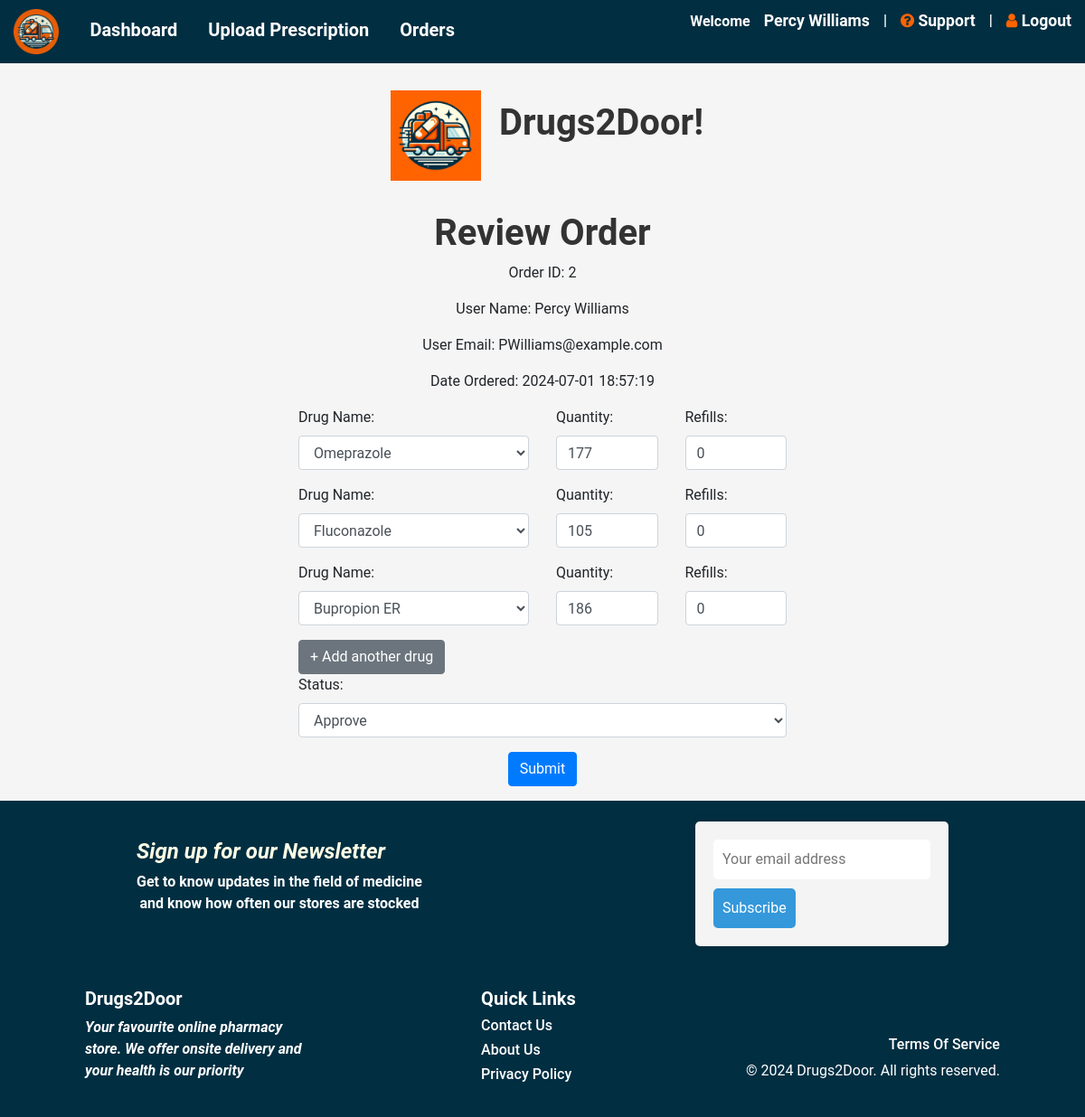
The page /review_order/2 (signed in) on the database its author committed.
### models.py (models this page shows, shortened)
class User(db.Model):
  __tablename__ = 'users'
  id = db.Column(db.Integer, primary_key=True)
  name = db.Column(db.String(100), nullable=False)
  email = db.Column(db.String(120), unique=True, nullable=False)
  password = db.Column(db.String(128), nullable=False)
  address = db.Column(db.String(255), nullable=True)
  phone = db.Column(db.String(20))
  phn = db.Column(db.String(120), unique=True, nullable=False)
  role_id = db.Column(db.Integer, db.ForeignKey('roles.id'))
  @property
  def is_authenticated(self):
    return bool(self.password)
  orders = relationship('Order', backref='user')

class Order(db.Model):
  id = db.Column(Integer, primary_key=True)
  user_id = db.Column(db.Integer, ForeignKey('users.id'))
  items = relationship('DrugOrder', back_populates='order')

class DrugOrder(db.Model):
  id = db.Column(Integer, primary_key=True)
  order_id = db.Column(Integer, ForeignKey('order.id'), nullable=False)
  drug_id = db.Column(Integer, ForeignKey('drug.id'))
  quantity = db.Column(Integer)
  date_ordered = db.Column(DateTime, nullable=False)
  date_delivered = db.Column(DateTime)
  prescription_approved = db.Column(Boolean)  # NULL: not approved yet, True: approved, False: denied
  refills = db.Column(db.Integer, default=0)
  denyreason = db.Column(db.String(255), nullable=True)
  drug = relationship('Drug', back_populates='items')
  order = relationship('Order', back_populates='items')
  image_file = db.Column(db.String(120), nullable=True)
  paid = db.Column(Boolean, default=False, nullable=False)

### app.py (the view, shortened to what this page needs)
@app.route('/review_order/<int:order_id>', methods=['GET', 'POST'])
@login_required
def review_order(order_id):
    order = db.session.get(Order, order_id)
    drug_order = DrugOrder.query.filter_by(order_id=order.id).first()
    if order is None:
        flash('Order not found', 'error')
        return redirect(url_for('pharmacistdash'))
    drug_orders = order.items
    drugs = Drug.query.all()
    return render_template('review_order.html', order=order, drug_orders=drug_orders, drugs=drugs, drug_order=drug_order)

### app.py (called while the page is built)
@login_manager.user_loader
def load_user(user_id):
    return User.query.get(int(user_id))

### templates/review_order.html (shortened to what this page needs)
{% extends "base.html" %}
{% block content %}
  <h1 class="text-center">Review Order</h1>
  <div class="container">
    <div class="row justify-content-center">
      <div class="col-md-6">
        <form method="POST" id="OrderForm" action="{{ url_for('review_order', order_id=order.id) }}">
            <p class="text-center">Order ID: {{ order.id }}</p>
            <p class="text-center">User Name: {{ order.user.name }}</p>
            <p class="text-center">User Email: {{ order.user.email }}</p>
          {% if order.items %}
  <p class="text-center">Date Ordered: {{ order.items[0].date_ordered.strftime('%Y-%m-%d %H:%M:%S') }}</p>
{% else %}
  <p class="text-center">No items in this order.</p>
{% endif %}
          <div id="drugsContainer">
            {% for drug_order in drug_orders %}
              {% if drug_order is not none %}
                <div class="drug-group row">
                  <div class="form-group col-md-6">
                    <label for="drug_name">Drug Name:</label>
                    <select name="drug_orders-{{ drug_order.id }}-name" class="form-control">
                      {% for drug in drugs|sort(attribute='name') %}
                        <option value="{{ drug.name }}" {% if drug.name == drug_order.drug.name %} selected {% endif %}>
                          {{ drug.name }}
                        </option>
                      {% endfor %}
                    </select>
                  </div>
                  <div class="form-group col-md-3">
                    <label for="quantity">Quantity:</label>
                    <input type="number" name="drug_orders-{{ drug_order.id }}-quantity" value="{{ drug_order.quantity }}" min="0" class="form-control">
                  </div>
                  <div class="form-group col-md-3">
                    <label for="refills">Refills:</label>
                    <input type="number" name="drug_orders-{{ drug_order.id }}-refills" value="{{ drug_order.refills }}" min="0" class="form-control" required>
                  </div>
                </div>
              {% endif %}
            {% endfor %}
          </div>
          <button type="button" id="addDrugButton" class="btn btn-secondary">+ Add another drug</button>
          <div class="form-group">
            <label for="status">Status:</label>
            <select id="status" name="status" class="form-control" required>
              <option value="approved">Approve</option>
            </select>
          </div>
          <div class="form-group text-center">
          <button type="submit" class="btn btn-primary">Submit</button>
        </form>
      </div>
    </div>
  </div>
{% endblock %}

### templates/base.html (shortened to what this page needs)
<!doctype html>
<html lang="en">
<head>
    <link rel="stylesheet" href="https://stackpath.bootstrapcdn.com/bootstrap/4.3.1/css/bootstrap.min.css">
    <link rel="stylesheet" href="{{ url_for('static', filename='css/styles.css') }}">
    <link rel="stylesheet" href="https://stackpath.bootstrapcdn.com/bootstrap/4.3.1/css/bootstrap.min.css">
    <link rel="stylesheet" href="{{ url_for('static', filename='css/home.css') }}">
    <link rel="stylesheet" href="https://cdnjs.cloudflare.com/ajax/libs/font-awesome/4.7.0/css/font-awesome.min.css">
</head>
<body>
    <nav>
        <a href="{{ url_for('home') }}">
            <img src="{{ url_for('static', filename='images/logo2.png') }}" alt="Homepage Logo" class="img-fluid" style="max-width: 50px;">
        </a>
        {% if current_user.is_authenticated %}
        {% if current_user.role_id == 2 %}
        <a href="{{ url_for('dashboard') }}" class="h5">Dashboard</a>
        <a href="{{ url_for('upload') }}" class="h5">Upload Prescription</a>
        <a href="{{ url_for('orders') }}" class="h5">Orders</a>
            <div class="right-align d-flex align-items-center my-auto">
                <span>Welcome<a href="{{ url_for('userdetails') }}">{{ current_user.name }}</a></span> |
                <a href="{{ url_for('support') }}"><i class="fa fa-question-circle"></i> Support</a> |
                <a href="{{ url_for('logout') }}"> <i class="fa fa-user"></i> Logout</a>
                {% endif %}
            </div>
        {% endif %}
    </nav>
    {% if request.endpoint == 'home' %}
    <style>
        nav {
        background-color: #012E41;
        font-weight: bold;
    }
    </style>
        <div class="wrapper">
            <div class="header">
                <a href="{{ url_for('home') }}"><img src="{{ url_for('static', filename='images/logo.png') }}" alt="Drugs2Door Logo" class="logo"></a>
                <h1>Drugs2Door!</h1>
            </div>
            <div class="first-wrapper">
                <h1> Your Dose Delivered, Stat!</h1>
            </div>
            <div class="second-wrapper">
                <a href="{{ url_for('home') }}"><img src="{{ url_for('static', filename='images/main-1.svg') }}" alt="pharmacist handing over paperwork" class="vector"></a>
                <div>
                    <h4>Get your drugs at your doorstep</h4>
                    <ul>
                        <li>Get straight delivery to the doorstep</li>
                        <li>We deliver within 24hrs of request</li>
                        <li>We gurantee speedily response</li>
                    </ul>
                    <a href="{{ url_for('upload') if current_user.is_authenticated else url_for('login') }}">
                        <button class="button">
                            <div class="text">
                                Get Prescription
                            </div>
                            <img src="{{ url_for('static', filename='images/right-arrow.svg') }}" alt="arrow inside button">
                        </button>
                    </a>
                </div>
            </div>
            <div class="third-wrapper">
                <div>
                    <h4>Chat with Pharmacists</h4>
                    <ul>
                        <li>Easily Refill</li>
                        <li>24/7 Chat Box</li>
                        <li>Get Notified</li>
                    </ul>
                    <a href="/support">
                    <button class="button">
                        <div class="text">
                            Talk to a Pharmacist
                        </div>
                        <img src="{{ url_for('static', filename='images/right-arrow.svg') }}" alt="">
                    </button>
                    </a>
                </div>
                <a href="{{ url_for('home') }}"><img src="{{ url_for('static', filename='images/main-2.svg') }}" alt="pharmacist handing over paperwork" class="vector"></a>
            </div>
        </div>
    {% else %}
        <div class="header">
            <a href="{{ url_for('home') }}"><img src="{{ url_for('static', filename='images/logo.png') }}" alt="Drugs2Door Logo" class="logo"></a>
            <h1>Drugs2Door!</h1>
        </div>
    {% endif %}
    <br>
    {% block content %}{% endblock %}
    <footer class="foot">
        <div class="f-cont">
            <div class="signup">
                <h4>Sign up for our Newsletter</h4>
                <p>
                    Get to know updates in the field of medicine <br> and know how often our stores are stocked
                </p>
            </div>
            <div class="subscription-form" id="subs-form">
                    <input type="email" id="sub-email" name="email" placeholder="Your email address">
                    <button type="" onclick="showPopup()">Subscribe</button>
            </div>
        </div>
        <div class="second-container">
                <div class="inner-cont-1">
                    <h5>Drugs2Door</h5>
                    <p>
                        Your favourite online pharmacy store. We offer onsite delivery and your health is our priority
                    </p>
                </div>
                <div class="inner-cont-2">
                    <h5>Quick Links</h5>
                    <h6>Contact Us</h6>
                    <h6>About Us</h6>
                    <h6>Privacy Policy</h6>
                </div>
                <div class="inner-cont-3">
                    <p>&copy; 2024 Drugs2Door. All rights reserved.</p>
                    <h6>Terms Of Service</h6>
                </div>
        </div>
    </footer>
</body>
</html>

### static/css/styles.css (style rules this page uses)
:root { --orange: #FF6300; --bone: #FEFEE6; --navy: #012E41; }
body { font-family: Arial, sans-serif; margin: 0; padding: 0; background-color: #f4f4f4; display: flex; flex-direction: column; min-height: 100vh; }
nav { background-color: #333; color: #fff; padding: 10px 0; text-align: left; }
nav a { color: #fff; margin: 0 15px; text-decoration: none; font-size: 1.1em; }
h1 { color: #333; text-align: center; }
p { text-align: center; }
.logo { display: block; margin-top: 20px; margin-left: auto; margin-right: auto; margin-bottom: 0px; width: 300px; height: auto; padding: 10px; }
.right-align { float: right; }

### static/css/home.css (style rules this page uses)
body { background-color: #f5f5f5; font-family: Roboto, sans-serif; margin: 0; display: flex; flex-direction: column; min-height: 100vh; }
h1 { font-weight: 700; }
button { background-color: var(--bone); display: flex; flex-direction: row; justify-content: space-around; padding: 0.5em 0.5em; }
.foot { background-color: var(--navy); display: flex; height: 350px; justify-content: space-around; color: #FFF; flex-direction: column; margin-top: auto; }
.f-cont { display: flex; align-items: center; flex-direction: row; justify-content: space-around; }
.f-cont > div > h4 { font-weight: bolder; font-style: italic; color: var(--bone); }
.signup { flex-direction: column; }
.signup p { font-weight: bold; }
.subscription-form { background-color: #f4f4f4; padding: 20px; border-radius: 5px; box-shadow: 0px 0px 10px 0px rgba(0,0,0,0.1); }
.subscription-form input[type="email"] { padding: 10px; border: none; border-radius: 5px; margin-bottom: 10px; }
.subscription-form button { padding: 10px; border: none; border-radius: 5px; background-color: #3498db; color: white; cursor: pointer; }
.second-container { display: flex; justify-content: space-around; align-items: center; }
.inner-cont-1 { display: flex; flex-direction: column; width: 250px; text-align: left; }
.inner-cont-1 p { text-align: left; font-weight: bold; font-style: italic; }
.inner-cont-1 h5 { font-weight: bold; }
.inner-cont-2 { display: flex; flex-direction: column; text-align: left; height: 120px; }
.inner-cont-2 h5 { font-weight: bold; }
.inner-cont-3 { display: flex; flex-direction: column-reverse; text-align: right; height: 120px; }

### templates/base.html (style rules this page uses)
.logo { height: 120px; width: 120px; margin-right: 10px; }
.header { display: flex; align-items: center; justify-content: center; text-align: center; }
.right-align { float: right; font-weight: bold; }
nav { background-color: #012E41; font-weight: bold; }
.fa-user { color:#FF6300 }
.fa-question-circle { color:#FF6300 }
.h5 { font-weight: bold; }

### rows shown on the page
User: name "Percy Williams", user.name "Percy Williams", user.email "PWilliams@example.com"
Order: id "2"
DrugOrder: date_ordered "2024-07-01 18:57:19", quantity "177", refills "0"
DrugOrder: quantity "105", refills "0"
DrugOrder: quantity "186", refills "0"

### other values the page prints
form field value "Omeprazole"
form field value "Fluconazole"
form field value "Bupropion ER"
